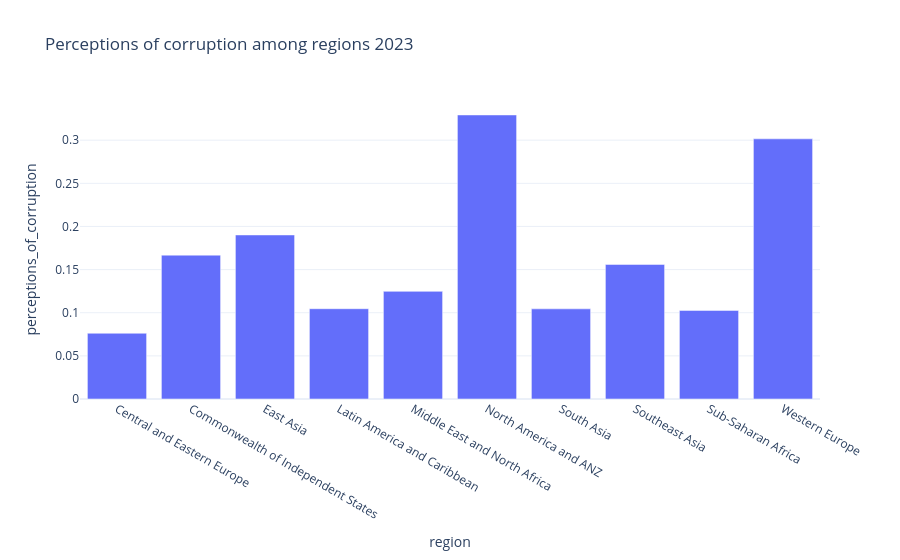

This figure's notebook cell:
### Code cell
corruption_in_regions = world_happiness_2023.groupby('region')['perceptions_of_corruption'].mean().reset_index()

fig = px.bar(corruption_in_regions, x='region', y='perceptions_of_corruption',
             title='Perceptions of corruption among regions 2023',
             labels={'perceptions_of_corruption': 'perceptions_of_corruption', 'region': 'region'}, template='plotly_white' )

fig.show()

### Figure 1 — Plotly figure (JSON) as saved in the notebook; plotly's stock layout.template omitted (floating-point values rounded to 4 significant figures)
{"data": [{"alignmentgroup": "True", "hovertemplate": "region=%{x}<br>perceptions_of_corruption=%{y}<extra></extra>", "legendgroup": "", "marker": {"color": "#636efa", "pattern": {"shape": ""}}, "name": "", "offsetgroup": "", "orientation": "v", "showlegend": false, "textposition": "auto", "type": "bar", "x": ["Central and Eastern Europe", "Commonwealth of Independent States", "East Asia", "Latin America and Caribbean", "Middle East and North Africa", "North America and ANZ", "South Asia", "Southeast Asia", "Sub-Saharan Africa", "Western Europe"], "xaxis": "x", "y": [0.07623, 0.1668, 0.1902, 0.1046, 0.1248, 0.3292, 0.1045, 0.156, 0.1027, 0.3015], "yaxis": "y"}], "layout": {"autosize": true, "barmode": "relative", "legend": {"tracegroupgap": 0}, "title": {"text": "Perceptions of corruption among regions 2023"}, "xaxis": {"anchor": "y", "autorange": true, "domain": [0, 1], "range": [-0.5, 9.5], "title": {"text": "region"}, "type": "category"}, "yaxis": {"anchor": "x", "autorange": true, "domain": [0, 1], "range": [0, 0.3466], "title": {"text": "perceptions_of_corruption"}, "type": "linear"}}}
